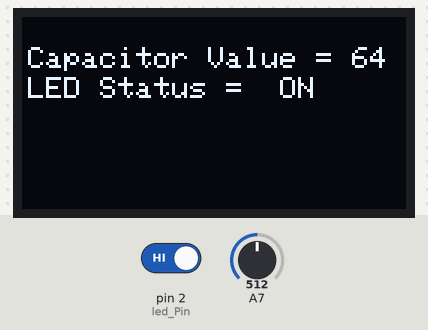
Simulated run of this sketch. Board: Arduino Nano, built with avr-gcc and run on an emulated ATmega328P. On the bench: 128×64 one-colour display. The inputs (shaded band) are chosen by the test bench; at power-on: A7 = 512, pin 2 (led_Pin) HIGH.

Above: at 1.2 s.
1.3 s: A7 set to 538
At 2.5 s:
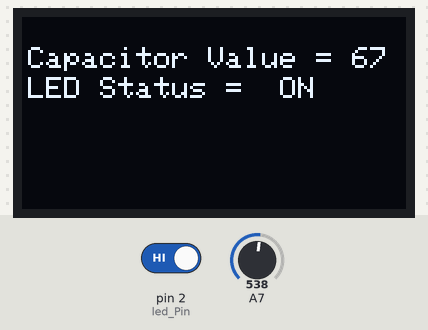
2.8 s: pin 2 (led_Pin) driven LOW
At 3.4 s:
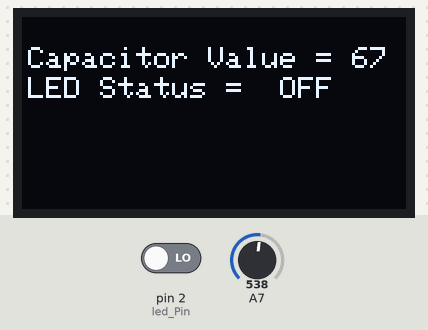
4.3 s: A7 set to 511
5.8 s: pin 2 (led_Pin) driven HIGH
At 6.4 s:
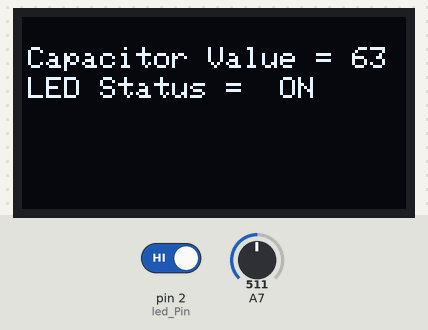
7.3 s: A7 set to 306
At 8.7 s:
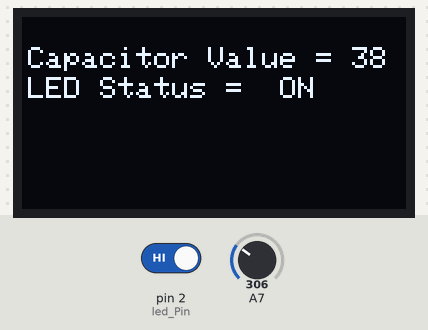
Timing chart, 0 to 9.8 s (numbered marks = the images above; inputs shaded):
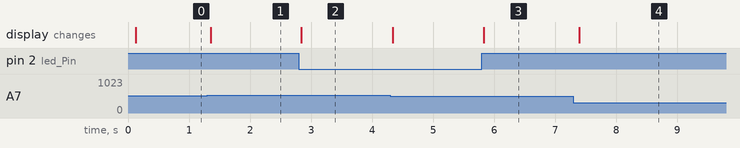

The sketch:

OLED_555_Timer.ino
```cpp
#include <Wire.h>
#include <Adafruit_GFX.h>
#include <Adafruit_SSD1306.h>
#define OLED_ADDR   0x3C

Adafruit_SSD1306 display(-1);  // -1 = no reset pin

int sensorValue = analogRead(A7);
int led_Pin = 2;

void setup()
{
  pinMode(led_Pin , INPUT);
  display.begin(SSD1306_SWITCHCAPVCC, OLED_ADDR);
  display.clearDisplay();
  display.display();
  Serial.begin(9600);
}

void loop()
{
  sensorValue = analogRead(A7);
  sensorValue = (sensorValue/(2^10));                 //ADC conversion for capacitor
  //Serial.println(sensorValue);
  delay(10);

 DisplayCapacitor();
 DisplayLED();
}

void led_Display()
{
  int led_State = digitalRead(led_Pin);
  display.setTextSize(1);
  display.setTextColor(WHITE);
  display.setCursor(2,20);
    if(led_State == LOW)
    {
      display.print("LED Status = OFF");
      display.fillRect(80,19,19,10,BLACK);
      display.display();
    }
    else
    {
      display.print("LED Status = ON");
      display.fillRect(80,19,19,10,BLACK);
      display.display();
    }
    //Serial.println(led_State);
}

void DisplayCapacitor()
{
  display.setTextSize(1);
  display.setTextColor(WHITE);
  display.setCursor(2,10);
  display.print("Capacitor Value = ");
  display.fillRect(110,9,30,10,BLACK);                //THIS FIXES THE REFRESHING PROBLEM YOU'VE HAD
  display.println(sensorValue);
  display.display();
  //display.clearDisplay();
}
void DisplayLED()
{
  int led_State = digitalRead(led_Pin);
  display.setTextSize(1);
  display.setTextColor(WHITE);
  display.setCursor(2,20);
  display.print("LED Status = ");
  display.fillRect(80,19,25,10,BLACK);                // X,Y,width,height
    if(led_State == HIGH)
    {
      display.println(" ON ");
    }
    else
    {
      display.println(" OFF ");
    }
  display.display();
 }
```

Measured:
- the behaviour switches between 519 and 520 on A7 (found by bisection; images 0 and 1)
- after the input at 1.3 s, the display: changes after 0.06 s (image 1)
- after the input at 2.8 s, the display: changes at once (image 2)
- after the input at 5.8 s, the display: changes at once (image 3)
- after the input at 7.3 s, the display: changes after 0.09 s (image 4)
